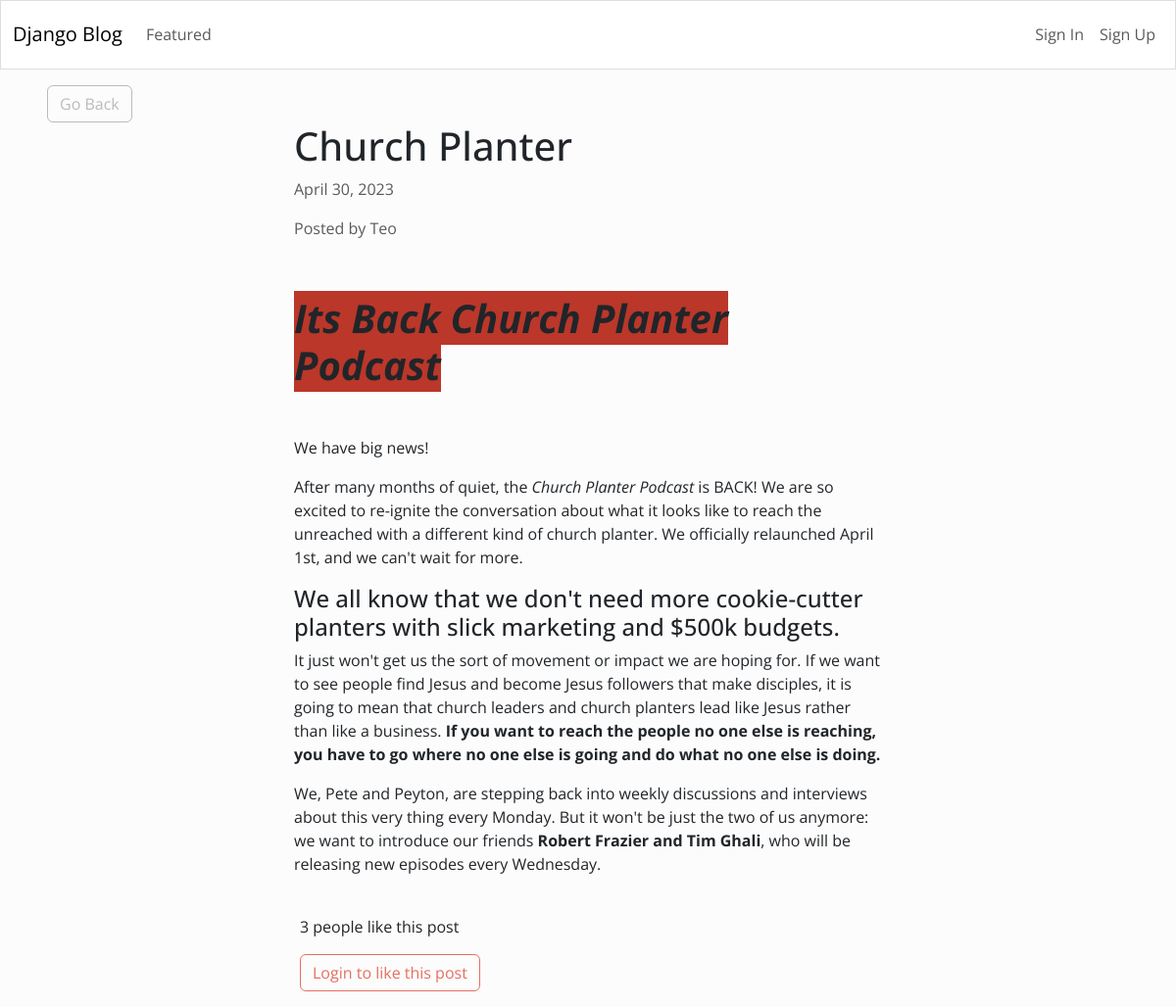
Page /2/ on the committed database.
### blog/models.py (models this page shows)
class Article(models.Model):
    title = models.CharField(max_length = 255)
    content = HTMLField()
    date = models.DateField(auto_now_add=True)
    author = models.ForeignKey(User, on_delete = models.CASCADE)
    featured = models.BooleanField(default = False)
    likes = models.ManyToManyField(User, related_name='likes', blank= True)

### blog/views.py (the view, shortened to what this page needs)
# urls.py: path('<int:pk>/', DetailArticleView.as_view(), name='detail_article'),
class DetailArticleView(DetailView):
	model = Article
	template_name = 'blog/blog_post.html'
	def get_context_data(self, *args, **kwargs):
		context = super(DetailArticleView, self).get_context_data(*args, **kwargs)
		context['tinymce_enabled'] = True
		return context

### blog/templates/blog/blog_post.html (shortened to what this page needs)
{% extends 'blog/base.html'  %}
{% block content %}
<div class = "row">
    <div class ="col-md-4 col-12 mx-5 mt-3">
        <a class ="btn btn-outline-secondary" href ="{% url 'index' %}">Go Back</a>
    </div>
<div class "row">
    <div class = "col-md-6 col-12 mx-md-auto mb-3 pb-2 mx-3 ">
        <h1>{{object.title}}</h1>
        <p class = "text-muted">{{object.date}}</p>
        <p class = "text-muted">Posted by {{ object.author.username }}</p>
        <div>
            {{object.content|safe}}
        </div>
    </div>
<div class ="row my-3" >
    <div class = "col-md-6 col-12 mx-md-auto mx-3">
        {% if object.likes.count == 1 %}
        <p>{{object.likes.count}} person likes this post</p>
        {% else %}
        <p>{{object.likes.count}} people like this post</p>
        {% endif %}
        {% if request.user.is_authenticated %}
        {% if liked_by_user %}
            <form method="POST" action="{% url 'like_article' object.id %}">
                {% csrf_token %}
                <button class="btn btn-outline-primary"><ion-icon name="heart-dislike-outline"></ion-icon> Unlike this post</button>
            </form>
        {% else %}
            <form method="POST" action="{% url 'like_article' object.id %}">
                {% csrf_token %}
                <button class="btn btn-outline-primary"><ion-icon name="heart-outline"></ion-icon> Like this post</button>
            </form>
        {% endif %}
    {% else %}
        <button class="btn btn-outline-primary" disabled> Login to like this post</button>
    {% endif %}
</div>
</div>
{% endblock content %}

### rows in the picture
Article: title "Church Planter", date "April 30, 2023", author.username "Teo", content "Its Back Church Planter Podcast We have big news! After many months of quiet, the Church Planter Podcast is BACK! We are so excited to re-ignite the conversation about what it looks like to reach the unreached with a different kind of church planter. We officially relaunched April 1st, and we can't wait for more. We all know that we don't need more cookie-cutter planters with slick marketing and $500k budgets. It just won't get us the sort of movement or impact we are hoping for. If we want to see people find Jesus and become Jesus followers that make disciples, it is going to mean that church leaders and church planters lead like Jesus rather than like a business. If you want to reach the…", likes.count "3"
